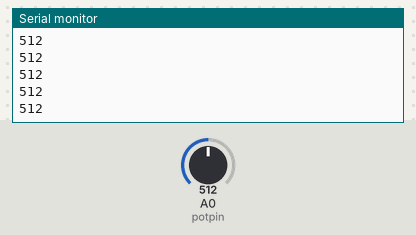
A sketch run on a simulated Arduino Uno, built with avr-gcc and run on an emulated ATmega328P. Shown: the last lines printed to the serial monitor. The test bench sets the inputs (shaded band); at power-on: A0 (potpin) = 512.

Above: at 1.2 s.
1.3 s: A0 (potpin) set to 716
At 2.2 s:
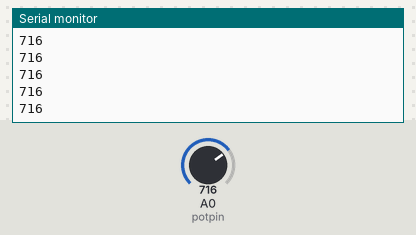
2.8 s: A0 (potpin) set to 900
At 3.6 s:
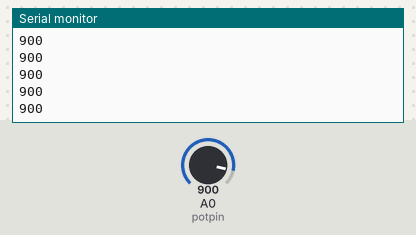
Timing chart, 0 to 5.8 s (numbered marks = the images above; inputs shaded):
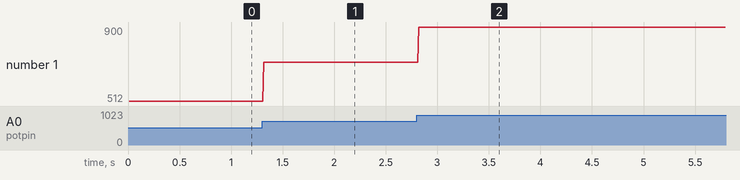

Measured:
- after the input at 1.3 s, the serial monitor: prints a new line at once (image 1)
- after the input at 2.8 s, the serial monitor: prints a new line at once (image 2)
- plotted number 1: 512 → 716 after the input at 1.3 s, 716 → 900 after the input at 2.8 s

The sketch:

buzzer.ino
```cpp
int potpin = 0;
int val = 0;
int buzzer = 12;


void setup() {
    Serial.begin(115200);
}

int start =0;

void loop() {
    val = analogRead(potpin);
    //tone(buzzer, start+((double)val/1023*523), 300);
    delay(10);
    Serial.println(val);
}
```
